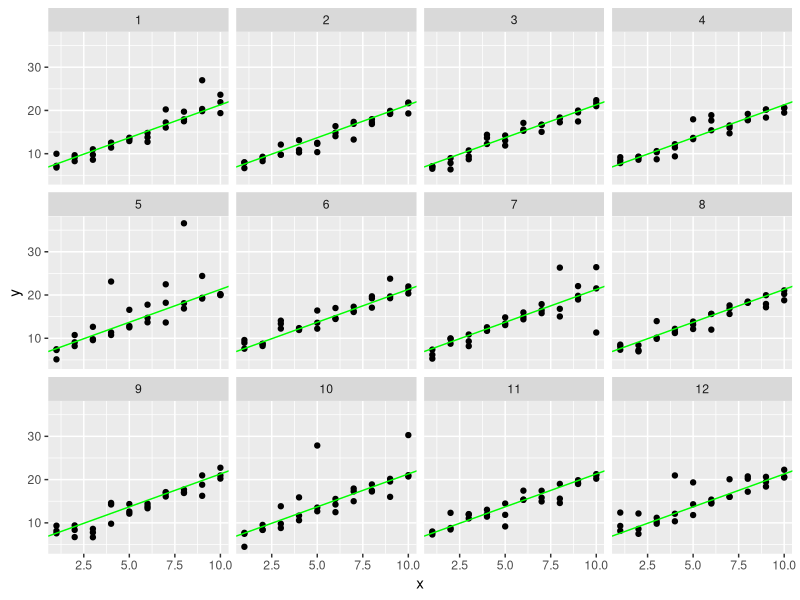
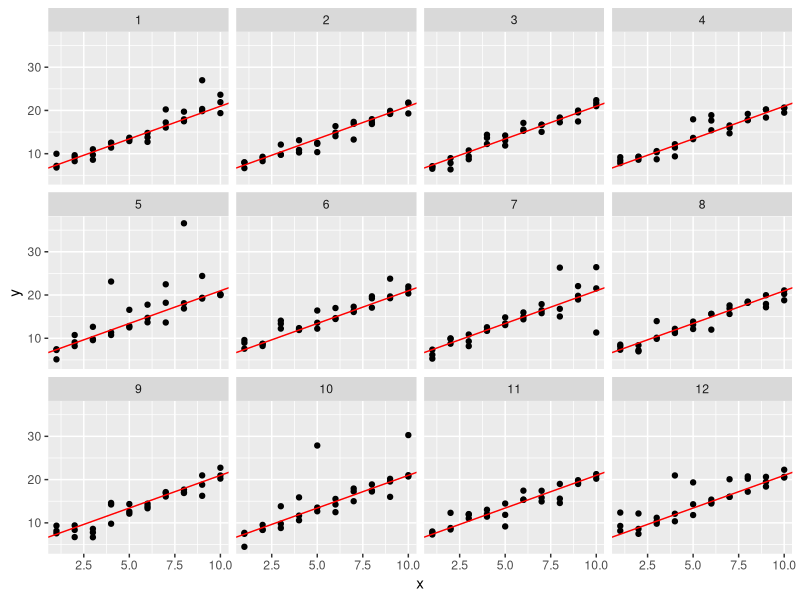
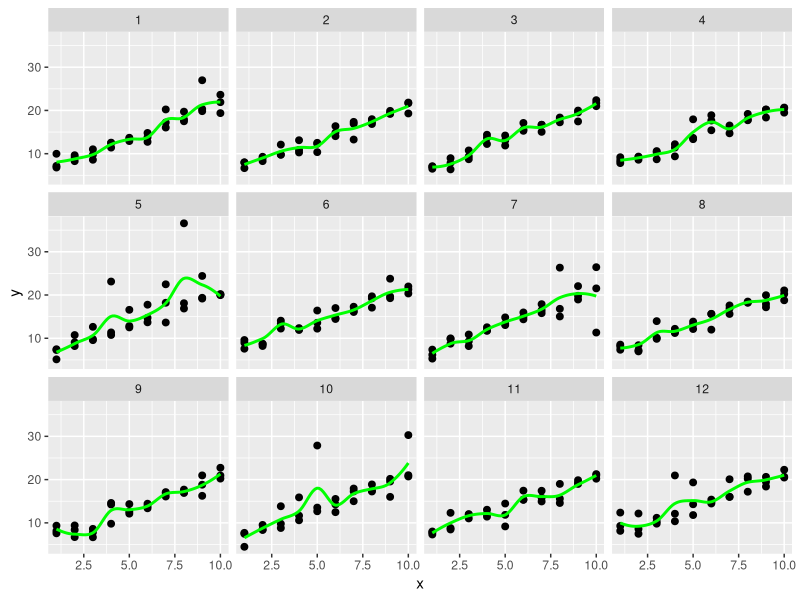
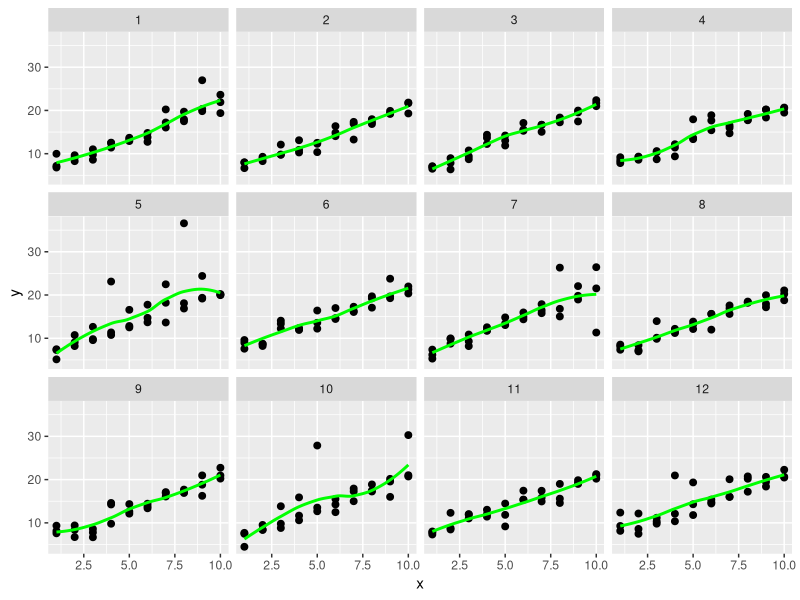

Reproduce these figures in R, in order. (Note: this script raises an error after producing the figures.)
## ---- chunk 1
library(tidyverse)

sim1a <- tibble(
  x = rep(1:10, each = 3),
  y = x * 1.5 + 6 + rt(length(x), df = 2)
)
## ---- chunk 2

#generate the data with the t distribution, which is more likely than the normal distribution
#to produce distant outliers
sim1a_generation <- function(n) {
  tibble(
    n = n,  
    x = rep(1:10, each = 3),
    y = x * 1.5 + 6 + rt(length(x), df = 2)
  )
}

facet_data <- map_df(1:12, sim1a_generation)

ggplot(facet_data) + geom_point(aes(x=x, y=y)) +
  geom_abline(aes(intercept = lm(y~x, facet_data)[[1]][[1]], 
                  slope = lm(y~x, facet_data)[[1]][[2]]), 
              color = "green") + 
  facet_wrap(~ n, ncol = 4)

## ---- chunk 3
#use a linear model to predict the y values, given the x values
model1 <- function(a, data) {
  a[1] + data$x * a[2]
}

#find the average of the absolute deviation, from the model, of the y values in the data
measure_distance <- function(mod, data) {
  diff <- data$y - model1(mod, data)
  mean(abs(diff))
}

#use a facet_wrap, as with the root-mean-squared fitting
ggplot(facet_data) + geom_point(aes(x = x, y = y)) +
  geom_abline(aes(intercept = optim(c(0, 0), measure_distance, data = facet_data)$par[1], 
                  slope = optim(c(0, 0), measure_distance, data = facet_data)$par[2]), 
              color = "red") +
  facet_wrap(~ n, ncol = 4)

## ---- chunk 4

ggplot(facet_data, aes(x=x, y=y)) + geom_point(size = 2) +
  geom_smooth(method = "loess", color = "green", 
              se = FALSE, span = 0.5) + 
  facet_wrap(~ n, ncol = 4)

## ---- chunk 5

ggplot(facet_data, aes(x=x, y=y)) + geom_point(size = 2) +
  geom_smooth(method = "loess", color = "green", 
              se = FALSE, span = .75) + 
  facet_wrap(~ n, ncol = 4)


## ---- chunk 6
ggplot(sim2) + geom_point(aes(x, y), size = 1)

## ---- chunk 7
mod2 <- lm(y ~ x - 1, data = sim2)

grid <- sim2 %>% 
  data_grid(x) %>% 
  add_predictions(mod2)
grid

## ---- chunk 8
head(sim3)
## ---- chunk 9
model_matrix(sim3, y ~ x1 + x2)
## ---- chunk 10
model_matrix(sim3, y ~ x1 * x2)
## ---- chunk 11
sim4
## ---- chunk 12
model_matrix(sim4, y ~ x1 + x2)
## ---- chunk 13
model_matrix(sim4, y ~ x1 * x2)
## ---- chunk 14
mod1 <- lm(y ~ x1 + x2, data = sim3)
mod2 <- lm(y ~ x1 * x2, data = sim3)
## ---- chunk 15
model_matrix(y ~ x1 * x2, data = sim3)
## ---- chunk 16
head(sim4)
## ---- chunk 17
mod1 <- lm(y ~ x1 + x2, data = sim4)
mod2 <- lm(y ~ x1 * x2, data = sim4)

sim4 <- sim4 %>%
  gather_residuals(mod1, mod2)

ggplot(sim4) + geom_point(aes(x = x1*x2, y = resid)) +
  facet_wrap(~ model)

